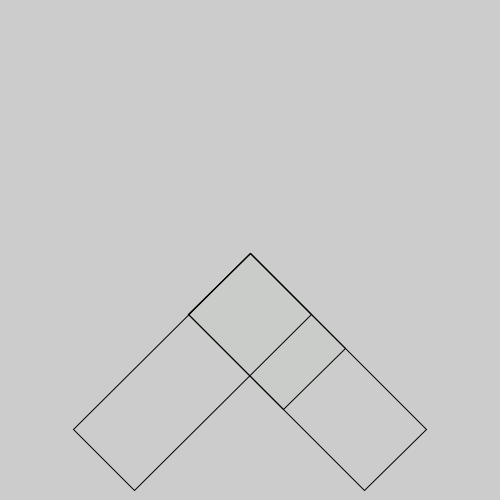
Frame 1 (no input)
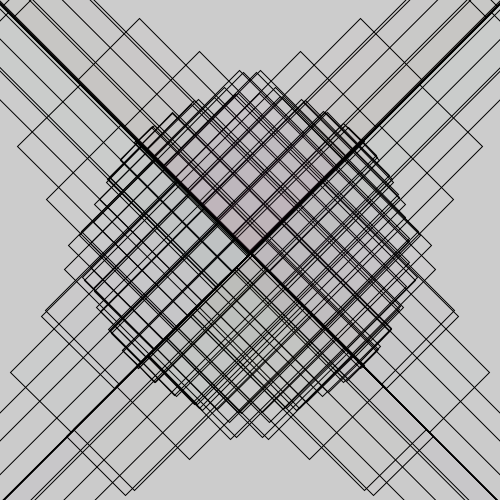
Frame 60 (the mouse pressed at the canvas centre just before this capture)
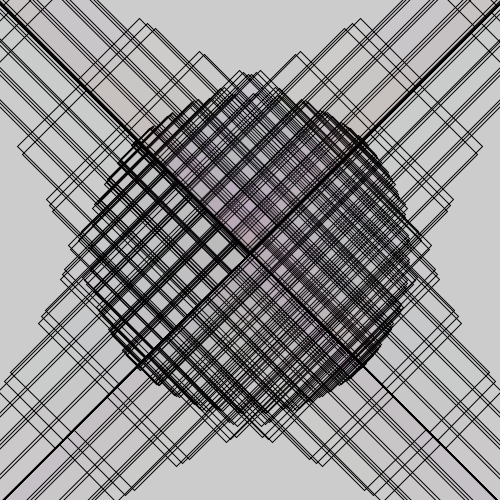
Frame 120 (the mouse held since frame 60 and released just before this capture)

The Processing sketch that drew these frames (run headless with seeded random() and noise(); from frame 60 on, the mouse is pressed at the canvas centre):

// Processing sketch: processing_154636
// ── processing_154636.pde

float x, y, radius;
float alpha, counter, transparency;
color c;

color randomColor(){
float r = random(255);
float g = random(255);
float b = random(255);

color c = color (r, g, b);
return(c);
}

void setup(){
size (500, 500);

x = mouseX;
y = mouseY;
radius = 50;
c = randomColor();
counter = 0;
alpha = 0;
transparency = radians(1);
}


void update(){
println("Transparency = " +transparency);
if ((sin(transparency))<1 &&(sin(transparency))>0){
alpha++;
}
if ((sin(transparency))<0 &&(sin(transparency))>-1){
alpha--;
}


}



void draw(){
counter++;
transparency++;
update();
translate(250, -100);
rotate(radians(45));
  fill(random(255), random(255), random(255), alpha);
rect(width/2, height/2, 160 * (sin(counter)), 160 * (cos(counter)));

rect(width/2, height/2, 160 * (tan(counter)), 160 * (cos(counter)));
rect(width/2, height/2, 160 * (cos(counter)), 160 * (tan(counter)));




}
